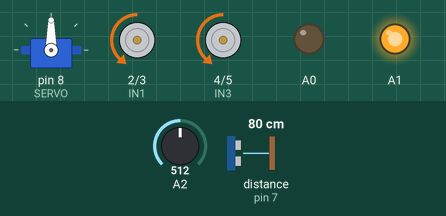
This sketch was run on a simulated Arduino Uno, built with avr-gcc and run on an emulated ATmega328P. Parts: servo, motor-driver pin pairs drawn as motors (green arrow = first pin HIGH = forward, orange = second pin HIGH = backward, longer = more drive, scaled by the enable pin), output pins drawn as LEDs (lit = HIGH). Dashed ring = blinking. The inputs (shaded band) are chosen by the test bench; at power-on: A2 = 512, distance to the obstacle (sensor on pin 7) 80 cm. The echo pulse lasts 58.3 µs per cm; pins used as bus, display or sensor lines are not drawn.

Above: at 1.2 s.
1.3 s: A2 set to 483
At 2.5 s:
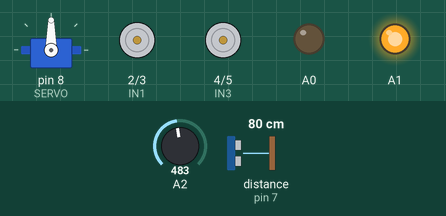
4.3 s: A2 set to 510
At 7.17 s:
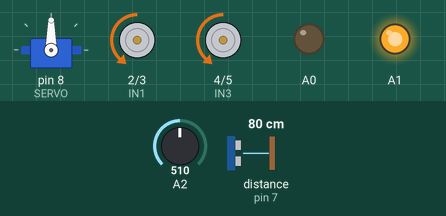
7.3 s: A2 set to 490
At 8.9 s:
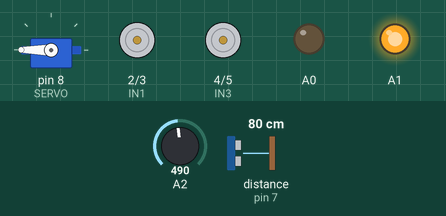
10.3 s: distance to the obstacle (sensor on pin 7) set to 120 cm
At 11.6 s:
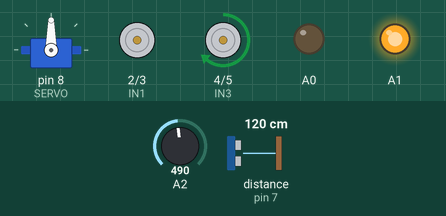
13.3 s: distance to the obstacle (sensor on pin 7) set to 2 cm
At 16.1 s:
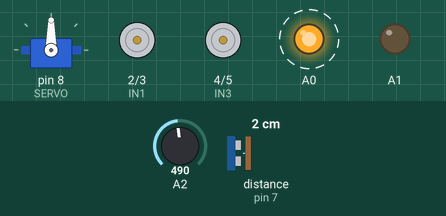
Timing chart, 0 to 17.3 s (numbered marks = the images above; inputs shaded):
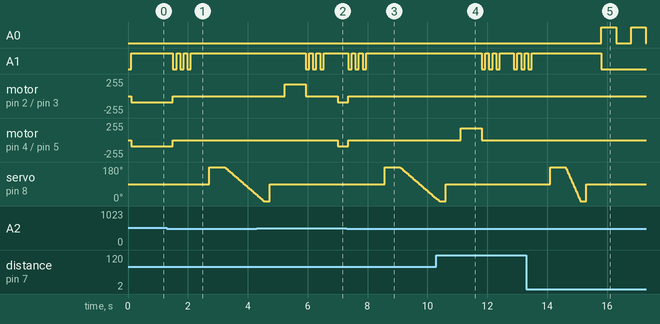

The sketch:

4wd_car.ino
```cpp
#include <LiquidCrystal_I2C.h>
#include <Wire.h>	// letiltja a PWM-et D9-en és D10-en

#include <Servo.h>

//LiquidCrystal_I2C lcd(0x3F, 2, 1, 0, 4, 5, 6, 7, 3, POSITIVE);
Servo servo;

#define IN1 2
#define IN2 3
#define IN3 4
#define IN4 5
#define ENA 11
#define ENB 6

#define TRIGGER 9
#define ECHO 7
#define SERVO 8

float speedOfSound = 280.0;		// m/s
float pingTime;
unsigned distance;

bool criticalDistance = false;
unsigned distances_tmp[36];
unsigned distances[5];
unsigned maxDistance;
unsigned maxAngle;

// ==============================================================================================
void setup() {
//	Serial.begin(19200);

	pinMode(IN1, OUTPUT);
	pinMode(IN2, OUTPUT);
	pinMode(IN3, OUTPUT);
	pinMode(IN4, OUTPUT);

	pinMode(TRIGGER, OUTPUT);
	pinMode(ECHO, INPUT);

	servo.attach(SERVO);
	servo.write(90);
//	lcd.begin(16, 2);
}

// ============================================================================================
void start(){
	analogWrite(ENA, 94);
	analogWrite(ENB, 94);

	digitalWrite(IN1, LOW);
	digitalWrite(IN2, HIGH);
	digitalWrite(IN3, LOW);
	digitalWrite(IN4, HIGH);

	analogWrite(A0, 0);
	analogWrite(A1, 255);
}
void stop(){
	digitalWrite(IN1, LOW);
	digitalWrite(IN2, LOW);
	digitalWrite(IN3, LOW);
	digitalWrite(IN4, LOW);

	analogWrite(A0, 0);
	for (int i = 0; i < 3; ++i)	{
		analogWrite(A1, 0);
		delay(120);
		analogWrite(A1, 255);
		delay(120);
	}
}
void error(){
	analogWrite(A1, 0);
	while(1){
		analogWrite(A0, 255);
	    delay(500);
	    analogWrite(A0, 0);
	    delay(500);
	}
}

unsigned measureDistance(){
	digitalWrite(TRIGGER, LOW);
	delay(2);
	digitalWrite(TRIGGER, HIGH);
	delayMicroseconds(10);
	digitalWrite(TRIGGER, LOW);

	pingTime = pulseIn(ECHO, HIGH);		// us
	return ((speedOfSound * pingTime) / 1000000 / 2 * 100);
}

unsigned array_average(){
	unsigned a = 0;

	for (int i = 0; i < 36; i++) {
		a += distances_tmp[i];
	}

	return (a / 36);
}

unsigned array_max(){
	unsigned m = distances[0];

	for (int i = 1; i < 5; i++)	{
		if (distances[i] > m) {
			m = distances[i];
		}
	}

	return m;
}

unsigned array_max_id(){
	unsigned max_id = 0;

	for (int i = 1; i < 5; i++)	{
		if (distances[i] > distances[max_id]) {
			max_id = i;
		}
	}

	return max_id;
}

// =============================================================================================
void loop() {
	delay(100);
	start();
//	distance = measureDistance();
	if (analogRead(A2) < 500) {
		criticalDistance = true;
	}

	if (criticalDistance == true /*distance <= 40*/) {
		criticalDistance = false;
		stop();

		delay(500);
		servo.write(180);
		delay(500);

		int j = 0;
		int k = 0;
		for (int i = 179; i >= 0; i--) {
			servo.write(i);

			distances_tmp[j] = measureDistance();
			j++;

			if (j == 36) {
				j = 0;
				distances[k] = array_average();
				k++;
			}
		}

		delay(200);
		servo.write(90);
		delay(500);

		if (array_max() < 15) {
			error();
		}
		else {
			analogWrite(ENA, 180);
			analogWrite(ENB, 180);

			switch (array_max_id()) {
				case 0:
					digitalWrite(IN1, HIGH);
					digitalWrite(IN2, LOW);
					delay(700);
					stop();
					break;
				case 1:
					digitalWrite(IN1, HIGH);
					digitalWrite(IN2, LOW);
					delay(350);
					stop();
					break;
				case 3:
					digitalWrite(IN3, HIGH);
					digitalWrite(IN4, LOW);
					delay(350);
					stop();
					break;
				case 4:
					digitalWrite(IN3, HIGH);
					digitalWrite(IN4, LOW);
					delay(700);
					stop();
					break;
				default:
					error();
					break;
			}
		}

	}

	delay(250);
}
```

Measured:
- the behaviour switches between 500 and 499 on A2 (found by bisection; images 0 and 1)
- after the input at 1.3 s, A1: alternates HIGH for 0.12 s and LOW for 0.12 s, 6 changes in all, then stays HIGH, starting after 0.20 s; motor on pin 2 (IN1) / pin 3 (IN2), motor on pin 4 (IN3) / pin 5 (IN4): backward 94/255 → stopped after 0.20 s
- after the input at 4.3 s, motor on pin 4 (IN3) / pin 5 (IN4): stopped → backward 94/255 after 2.7 s
- after the input at 7.3 s, A1: alternates HIGH for 0.12 s and LOW for 0.12 s, 6 changes in all, then stays HIGH, starting after 0.05 s; motor on pin 2 (IN1) / pin 3 (IN2), motor on pin 4 (IN3) / pin 5 (IN4): backward 94/255 → stopped after 0.05 s
- after the input at 10.3 s, motor on pin 2 (IN1) / pin 3 (IN2): stays stopped (without the input it goes to forward 180/255 after 0.79 s); motor on pin 4 (IN3) / pin 5 (IN4): stopped → forward 180/255 after 0.82 s, → stopped 0.70 s later
- after the input at 13.3 s, A0: alternates HIGH for 0.50 s and LOW for 0.50 s, starting after 2.5 s; motor on pin 2 (IN1) / pin 3 (IN2): stays stopped (without the input it goes to forward 180/255 after 3.7 s)
